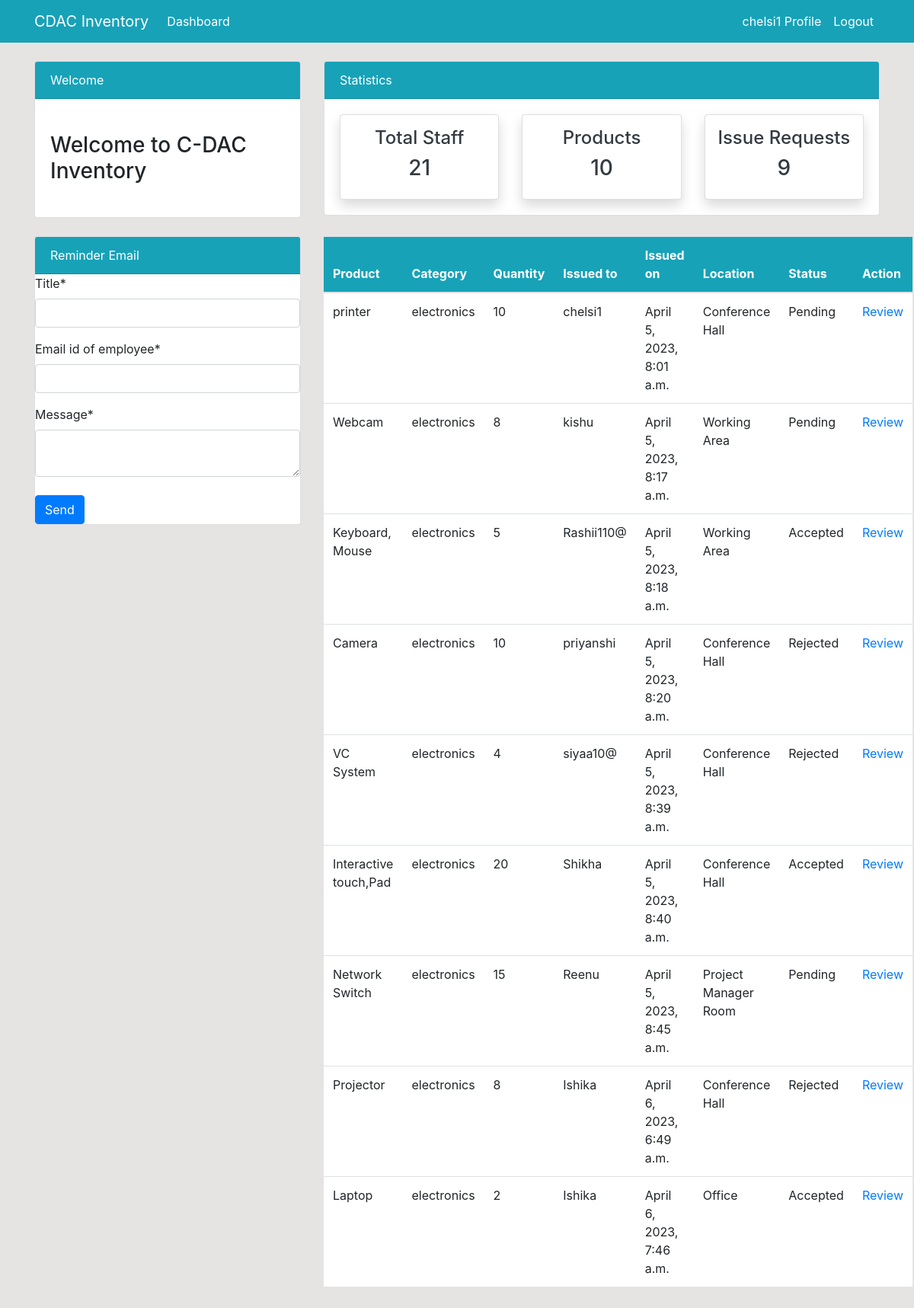
Page /issueditems/ (signed in) on the committed database.
### dashboard/models.py (models this page shows, shortened)
class Issued_Items(models.Model):
    product=models.ForeignKey(Product,on_delete=models.CASCADE,null=True)
    staff=models.ForeignKey(User,models.CASCADE,null=True)
    issueditem_quantity=models.PositiveIntegerField(null=True)
    date=models.DateTimeField(auto_now_add=True)
    location=models.CharField(max_length=50,null=True)
    STATUS_CHOICES=(('Pending','Pending'),
                    ('Accepted','Accepted'),
                    ('Rejected','Rejected'),)
    status=models.CharField(max_length=10,choices=STATUS_CHOICES,default='Pending')
    is_accepted=models.BooleanField(default='False')
    class Meta:
        verbose_name_plural='Issued_Items'

class Product(models.Model):
    asset=models.CharField(max_length=30,null=True)
    sno=models.CharField(max_length=15,null=True)
    name=models.CharField(max_length=100,null=True)
    category=models.CharField(max_length=20,choices=category,null=True)
    quantity=models.PositiveIntegerField(null=True)
    model=models.CharField(max_length=300,null=True)
    barcode=models.ImageField(upload_to='images/',null=True)
    price=models.PositiveIntegerField(null=True)
    class Meta:
        verbose_name_plural='Product'

### dashboard/views.py (the view)
# urls.py: path('issueditems/',views.issued_items,name='dashboardissueditems'),
@login_required
def issued_items(request):
 items=Issued_Items.objects.all()
 items_count = items.count()
 workers_count =User.objects.all().count()
 product_count =Product.objects.all().count()
 if request.method=='POST':
        emailform=sendemailform(request.POST)
        if emailform.is_valid():
            name=emailform.cleaned_data['title']
            toemail=emailform.cleaned_data['empemail']
            message=emailform.cleaned_data['message']
            send_mail(name,message,'settings.EMAIL_HOST_USER',[toemail],fail_silently=False)
            return redirect('dashboardindex')
 else:
    emailform=sendemailform()
 context={
     'items':items,
     'workers_count': workers_count,
     'items_count': items_count,
     'product_count': product_count,
     'emailform':emailform,
 }
 return render(request,'dashboard/issueditems.html',context)

### dashboard/forms.py
class sendemailform(forms.Form):
    title=forms.CharField(label='Title',max_length=250)
    empemail=forms.EmailField(label='Email id of employee')
    message=forms.CharField(widget=forms.Textarea(attrs={"rows":2, "cols":25}))

### template/dashboard/issueditems.html (shortened to what this page needs)
{% extends 'partials/base.html' %}
{% block content %}
{% include 'partials/topnav.html'%}
{% load crispy_forms_tags %}
<div class="container">
    <div class="row my-4">
        <div class="col-md-4">
            <div class="card">
                <div class="card-header bg-info text-white">
                    Reminder Email
                </div>
                <form method="POST" >
                    {{ emailform|crispy }}
                    <button class="btn btn-primary mt-2" type="submit">Send</button>
                </form>
            </div>
        </div>
        <div class="col-md-8">
            <table class="table bg-white">
                <thead class="bg-info">
                    <tr class="text-white">
                        <th scope="col">Product</th>
                        <th scope="col">Category</th>
                        <th scope="col">Quantity</th>
                        <th scope="col">Issued to</th>
                        <th scope="col">Issued on</th>
                        <th scope="col">Location</th>
                        <th scope="col">Status</th>
                        <th scope="col">Action</th>
                    </tr>
                </thead>
                <tbody>
                    {% for items in items %}
                    <tr>
                        <td>{{ items.product.name }}</td>
                        <td>{{ items.product.category }}</td>
                        <td>{{ items.issueditem_quantity }}</td>
                        <td>
                            {{ items.staff.username }}
                        </td>
                        <td>
                            {{ items.date }}
                        </td>
                        <td>{{ items.location }}</td>
                        <td>
                              {{ items.status }}
                        </td>
                        <td>
                        <a href="{% url 'item_review' items.id %}">Review</a>
                        </td>
                    </tr>
                    {% endfor %}
                </tbody>
            </table>
        </div>
    </div>
</div>
{% endblock %}

### template/partials/nav.html (shortened to what this page needs)
<nav class="navbar navbar-expand-lg navbar-info bg-info">
    {% if user.is_authenticated %}
    <div class="container">
        <a class="navbar-brand text-white" href="{% url 'dashboardindex'%}">CDAC Inventory</a>
        <div class="collapse navbar-collapse" id="navbarSupportedContent">
            <ul class="navbar-nav mr-auto">
                <li class="nav-item active">
                    <a class="nav-link text-white" href="{% url 'dashboardindex'%}">Dashboard </a>
                </li>
            </ul>
            <ul class="navbar-nav ml-auto">
                <li class="nav-item active">
                    <a class="nav-link text-white" href="{% url 'user-profile' %}">{{ user.username }} Profile </a>
                </li>
                <li class="nav-item">
                    <a class="nav-link text-white" href="{% url 'user-logout' %}">Logout</a>
                </li>
            </ul>
            {% endif %}
        </div>
    </div>
</nav>

### static/style.css (style rules this page uses)
body { background: rgb(230, 227, 227); }

### rows in the picture
Issued_Items: product.name "printer", product.category "electronics", issueditem_quantity "10", staff.username "chelsi1", date "April 5, 2023, 8:01 a.m.", location "Conference Hall", status "Pending"
Issued_Items: product.name "Webcam", product.category "electronics", issueditem_quantity "8", staff.username "kishu", date "April 5, 2023, 8:17 a.m.", location "Working Area", status "Pending"
Issued_Items: product.name "Keyboard, Mouse", product.category "electronics", issueditem_quantity "5", staff.username "Rashii110@", date "April 5, 2023, 8:18 a.m.", location "Working Area", status "Accepted"
Issued_Items: product.name "Camera", product.category "electronics", issueditem_quantity "10", staff.username "priyanshi", date "April 5, 2023, 8:20 a.m.", location "Conference Hall", status "Rejected"
Issued_Items: product.name "VC System", product.category "electronics", issueditem_quantity "4", staff.username "siyaa10@", date "April 5, 2023, 8:39 a.m.", location "Conference Hall", status "Rejected"
Issued_Items: product.name "Interactive touch,Pad", product.category "electronics", issueditem_quantity "20", staff.username "Shikha", date "April 5, 2023, 8:40 a.m.", location "Conference Hall", status "Accepted"
Issued_Items: product.name "Network Switch", product.category "electronics", issueditem_quantity "15", staff.username "Reenu", date "April 5, 2023, 8:45 a.m.", location "Project Manager Room", status "Pending"
Issued_Items: product.name "Projector", product.category "electronics", issueditem_quantity "8", staff.username "Ishika", date "April 6, 2023, 6:49 a.m.", location "Conference Hall", status "Rejected"
Issued_Items: product.name "Laptop", product.category "electronics", issueditem_quantity "2", staff.username "Ishika", date "April 6, 2023, 7:46 a.m.", location "Office", status "Accepted"

### other values in the picture
{{ user.username }} "chelsi1"
{{ workers_count }} "21"
{{ product_count }} "10"
{{ items_count }} "9"
